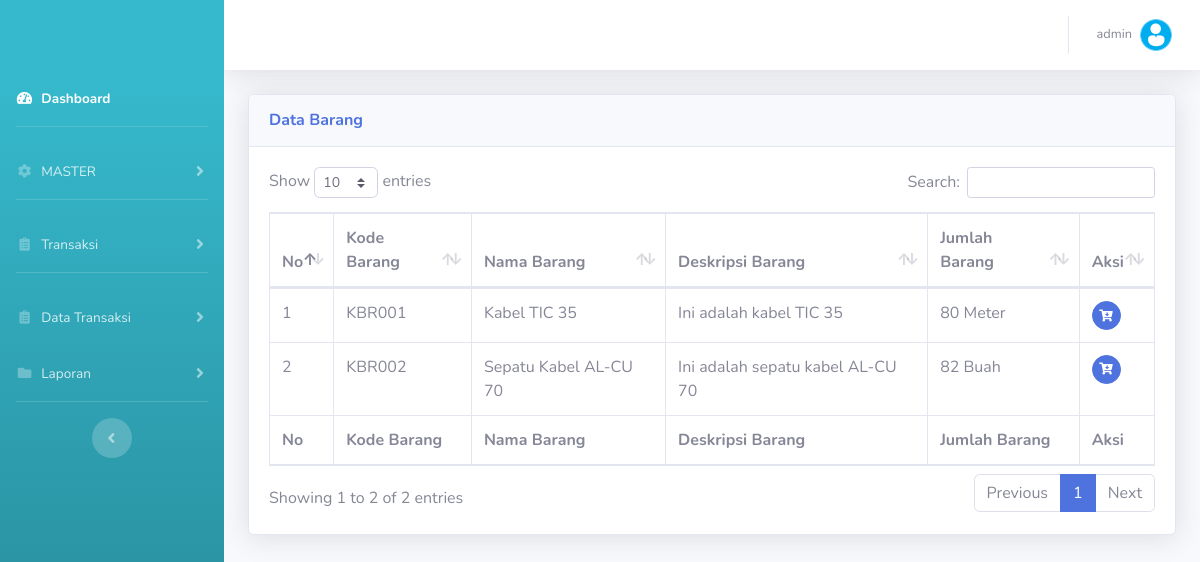
The app's page /v_transaksi-barang-masuk.php (signed in), older data.
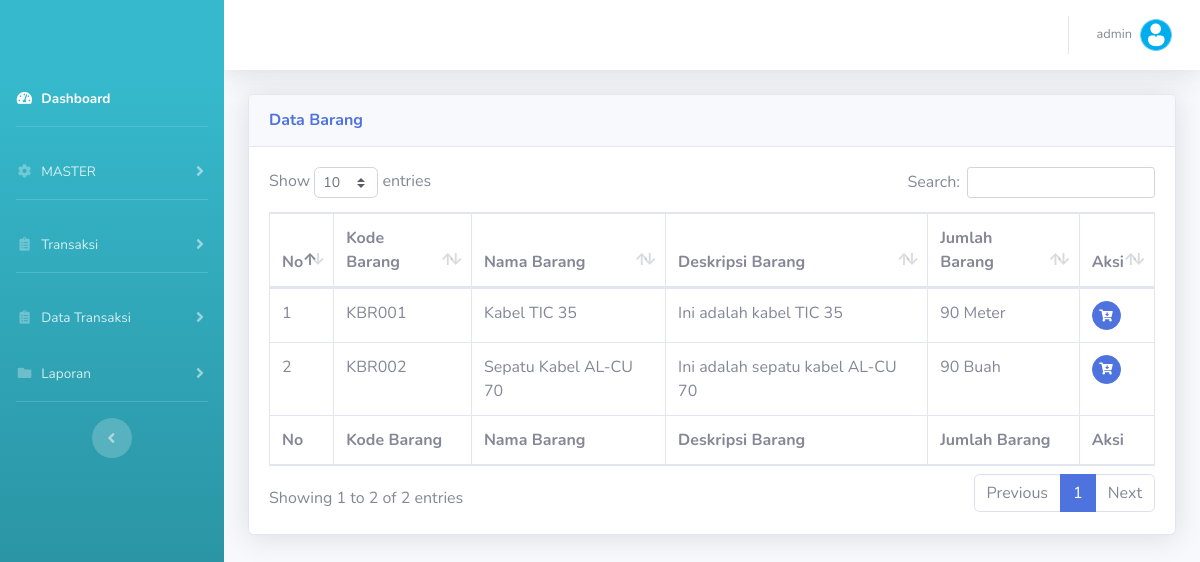
The same page, newer data.
### tables this page shows
CREATE TABLE `tbl_barang` (
  `kodebarang` varchar(20) NOT NULL,
  `namabarang` varchar(100) NOT NULL,
  `deskripsibarang` text NOT NULL,
  `jumlahbarang` int(11) NOT NULL,
  `satuan` varchar(20) NOT NULL
);

### v_transaksi-barang-masuk.php (the view, shortened to what this page needs)
<?php include 'head.php';
?>
        <div class="container-fluid">
          <div class="card shadow mb-4">
            <div class="card-header py-3">
              <h6 class="m-0 font-weight-bold text-primary">Data Barang</h6>
            </div>
            <div class="card-body">
              <div class="table-responsive">
                <table class="table table-bordered" id="dataTable" width="100%" cellspacing="0">
                  <thead>
                    <tr>
                      <th>No</th>
                      <th>Kode Barang</th>
                      <th>Nama Barang</th>
                      <th>Deskripsi Barang</th>
                      <th>Jumlah Barang</th>
                      <th>Aksi</th>
                    </tr>
                  </thead>
                  <tfoot>
                    <tr>
                      <th>No</th>
                      <th>Kode Barang</th>
                      <th>Nama Barang</th>
                      <th>Deskripsi Barang</th>
                      <th>Jumlah Barang</th>
                      <th>Aksi</th>
                    </tr>
                  </tfoot>
                  <tbody>
                  <?php $qwr=mysqli_query($koneksi,"SELECT * from tbl_barang");
                  $no=1;
                        while ($data=mysqli_fetch_array($qwr)){
                  ?>
                    <tr>
                      <td><?php echo $no++;; ?></td>
                      <td><?php echo $data['kodebarang']; ?></td>
                      <td><?php echo $data['namabarang']; ?></td>
                      <td><?php echo $data['deskripsibarang']; ?></td>
                      <td><?php echo $data['jumlahbarang'].' '.$data['satuan']; ?></td>
                      <td>
                        <a href="" class="btn btn-primary btn-circle btn-sm" title="ORDER" data-id="<?php echo $data['kodebarang']?>" data-toggle="modal" data-target="#orderModal"><i class="fas fa-cart-arrow-down"></i></a>
                      </td>
                    </tr>
                  <?php } ?>
                  </tbody>
                </table>
              </div>
            </div>
          </div>
        </div>
      </div>
      <?php include 'foot.php'; ?>

Row changes from the older to the newer data that the page shows:
changed tbl_barang "KBR001": jumlahbarang "80" → "90"
changed tbl_barang "KBR002": jumlahbarang "82" → "90"
